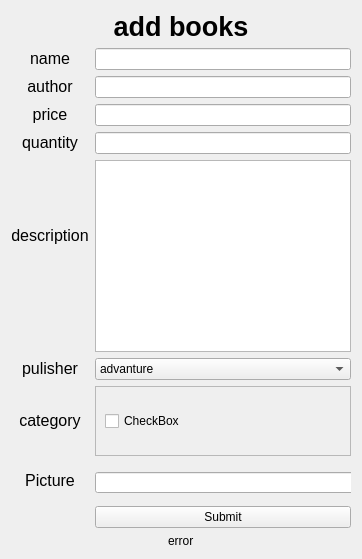
    <widget class="QWidget" name="add">
     <property name="maximumSize">
      <size>
       <width>16777215</width>
       <height>16777215</height>
      </size>
     </property>
     <attribute name="title">
      <string>Add Book</string>
     </attribute>
     <layout class="QGridLayout" name="gridLayout_3">
      <item row="3" column="0" alignment="Qt::AlignHCenter">
       <widget class="QLabel" name="label_addbook_error">
        <property name="text">
         <string>error</string>
        </property>
       </widget>
      </item>
      <item row="2" column="0">
       <layout class="QGridLayout" name="gridLayout_addbook_main">
        <item row="0" column="0">
         <widget class="QLabel" name="label_addbook_name">
          <property name="text">
           <string>&lt;html&gt;&lt;head/&gt;&lt;body&gt;&lt;p align=&quot;center&quot;&gt;&lt;span style=&quot; font-size:12pt;&quot;&gt;name&lt;/span&gt;&lt;/p&gt;&lt;/body&gt;&lt;/html&gt;</string>
          </property>
         </widget>
        </item>
        <item row="7" column="0">
         <widget class="QLabel" name="label_addbook_picture">
          <property name="text">
           <string>&lt;html&gt;&lt;head/&gt;&lt;body&gt;&lt;p align=&quot;center&quot;&gt;&lt;span style=&quot; font-size:12pt;&quot;&gt;Picture&lt;/span&gt;&lt;/p&gt;&lt;/body&gt;&lt;/html&gt;</string>
          </property>
         </widget>
        </item>
        <item row="1" column="0">
         <widget class="QLabel" name="label_addbook_author">
          <property name="text">
           <string>&lt;html&gt;&lt;head/&gt;&lt;body&gt;&lt;p align=&quot;center&quot;&gt;&lt;span style=&quot; font-size:12pt;&quot;&gt;author&lt;/span&gt;&lt;/p&gt;&lt;/body&gt;&lt;/html&gt;</string>
          </property>
         </widget>
        </item>
        <item row="0" column="1">
         <widget class="QLineEdit" name="input_publisher_name_2"/>
        </item>
        <item row="1" column="1">
         <widget class="QLineEdit" name="input_publisher_author"/>
        </item>
        <item row="6" column="0">
         <widget class="QLabel" name="label_addbook_category">
          <property name="text">
           <string>&lt;html&gt;&lt;head/&gt;&lt;body&gt;&lt;p align=&quot;center&quot;&gt;&lt;span style=&quot; font-size:12pt;&quot;&gt;category&lt;/span&gt;&lt;/p&gt;&lt;/body&gt;&lt;/html&gt;</string>
          </property>
         </widget>
        </item>
        <item row="4" column="0">
         <widget class="QLabel" name="label_addbook_description">
          <property name="text">
           <string>&lt;html&gt;&lt;head/&gt;&lt;body&gt;&lt;p align=&quot;center&quot;&gt;&lt;span style=&quot; font-size:12pt;&quot;&gt;description&lt;/span&gt;&lt;/p&gt;&lt;p align=&quot;center&quot;&gt;&lt;br/&gt;&lt;/p&gt;&lt;/body&gt;&lt;/html&gt;</string>
          </property>
         </widget>
        </item>
        <item row="4" column="1">
         <widget class="QPlainTextEdit" name="plainTextEdit_publisher_description"/>
        </item>
        <item row="5" column="1">
         <widget class="QComboBox" name="select_addbook_publisher">
          <item>
           <property name="text">
            <string>advanture</string>
           </property>
          </item>
         </widget>
        </item>
        <item row="3" column="1">
         <widget class="QLineEdit" name="input_publisher_quantity"/>
        </item>
        <item row="6" column="1">
         <widget class="QScrollArea" name="scrollArea_addbook_category">
          <property name="widgetResizable">
           <bool>true</bool>
          </property>
          <widget class="QWidget" name="scrollAreaWidgetContents_addbook_main">
           <property name="geometry">
            <rect>
             <x>0</x>
             <y>0</y>
             <width>777</width>
             <height>72</height>
            </rect>
           </property>
           <layout class="QGridLayout" name="gridLayout_4">
            <item row="0" column="0">
             <widget class="QCheckBox" name="checkBox_addbook_category_0">
              <property name="text">
               <string>CheckBox</string>
              </property>
             </widget>
            </item>
           </layout>
          </widget>
         </widget>
        </item>
        <item row="3" column="0">
         <widget class="QLabel" name="label_addbook_quantity">
          <property name="text">
           <string>&lt;html&gt;&lt;head/&gt;&lt;body&gt;&lt;p align=&quot;center&quot;&gt;&lt;span style=&quot; font-size:12pt;&quot;&gt;quantity&lt;/span&gt;&lt;/p&gt;&lt;/body&gt;&lt;/html&gt;</string>
          </property>
         </widget>
        </item>
        <item row="8" column="1">
         <widget class="QPushButton" name="btn_addbook_submit">
          <property name="text">
           <string>Submit</string>
          </property>
         </widget>
        </item>
        <item row="5" column="0">
         <widget class="QLabel" name="label_addbook_publisher">
          <property name="text">
           <string>&lt;html&gt;&lt;head/&gt;&lt;body&gt;&lt;p align=&quot;center&quot;&gt;&lt;span style=&quot; font-size:12pt;&quot;&gt;pulisher&lt;/span&gt;&lt;/p&gt;&lt;/body&gt;&lt;/html&gt;</string>
          </property>
         </widget>
        </item>
        <item row="2" column="1">
         <widget class="QLineEdit" name="input_publisher_price"/>
        </item>
        <item row="2" column="0">
         <widget class="QLabel" name="label_addbook_price">
          <property name="text">
           <string>&lt;html&gt;&lt;head/&gt;&lt;body&gt;&lt;p align=&quot;center&quot;&gt;&lt;span style=&quot; font-size:12pt;&quot;&gt;price&lt;/span&gt;&lt;/p&gt;&lt;/body&gt;&lt;/html&gt;</string>
          </property>
         </widget>
        </item>
        <item row="7" column="1">
         <widget class="QFrame" name="frame_addbook_picture">
          <property name="minimumSize">
           <size>
            <width>0</width>
            <height>38</height>
           </size>
          </property>
          <property name="frameShape">
           <enum>QFrame::NoFrame</enum>
          </property>
          <property name="frameShadow">
           <enum>QFrame::Raised</enum>
          </property>
          <widget class="QPushButton" name="btn_addbook_broswer">
           <property name="geometry">
            <rect>
             <x>510</x>
             <y>10</y>
             <width>80</width>
             <height>21</height>
            </rect>
           </property>
           <property name="text">
            <string>Broswer</string>
           </property>
          </widget>
          <widget class="QLineEdit" name="input_addbook_picture">
           <property name="geometry">
            <rect>
             <x>0</x>
             <y>10</y>
             <width>500</width>
             <height>21</height>
            </rect>
           </property>
           <property name="minimumSize">
            <size>
             <width>500</width>
             <height>0</height>
            </size>
           </property>
          </widget>
         </widget>
        </item>
       </layout>
      </item>
      <item row="1" column="0">
       <widget class="QLabel" name="label_addbook_title">
        <property name="text">
         <string>&lt;html&gt;&lt;head/&gt;&lt;body&gt;&lt;p align=&quot;center&quot;&gt;&lt;span style=&quot; font-size:20pt; font-weight:600;&quot;&gt;add books&lt;/span&gt;&lt;/p&gt;&lt;/body&gt;&lt;/html&gt;</string>
        </property>
       </widget>
      </item>
     </layout>
    </widget>
